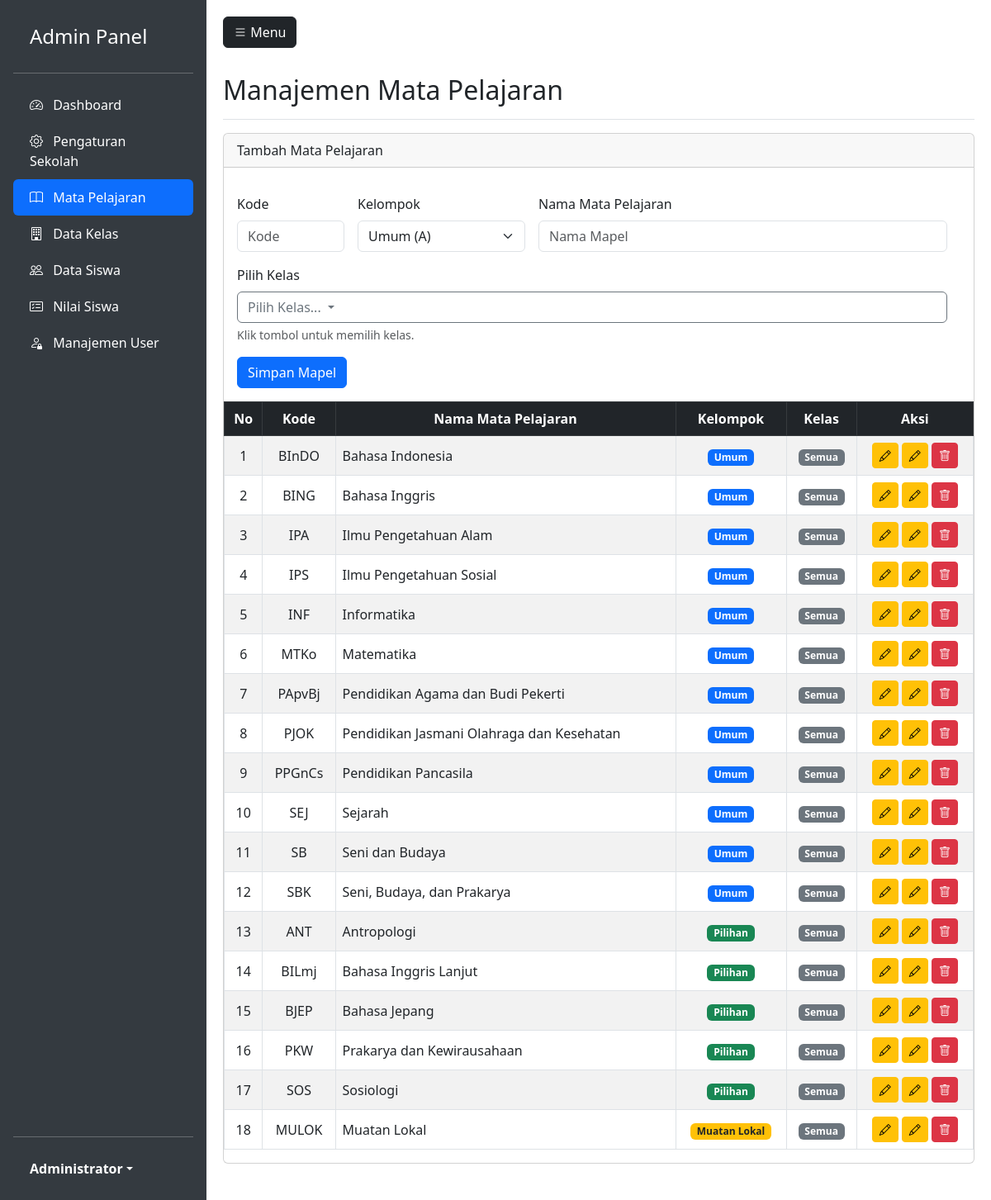
The app's page /admin/subjects.php (signed in) with its own data.
### tables this page shows
CREATE TABLE `subjects` (
  `id` int(11) NOT NULL,
  `code` varchar(20) DEFAULT NULL,
  `name` varchar(100) NOT NULL,
  `type` enum('General','Elective','Local') NOT NULL DEFAULT 'General',
  `class_name` text DEFAULT NULL
);

### admin/subjects.php (the view, shortened to what this page needs)
<?php
require_once 'header.php';
$subjects = $pdo->query("SELECT * FROM subjects ORDER BY type, name")->fetchAll();
$editSubject = null;
?>
<div class="d-flex justify-content-between flex-wrap flex-md-nowrap align-items-center pt-3 pb-2 mb-3 border-bottom">
    <h1 class="h2">Manajemen Mata Pelajaran</h1>
</div>
<div class="card mb-4">
    <div class="card-header"><?= $editSubject ? 'Edit' : 'Tambah' ?> Mata Pelajaran</div>
    <div class="card-body">
        <form method="POST" action="subjects.php">
            <div class="row g-3">
            <div class="row g-3">
                <div class="col-4 col-md-2">
                    <label class="form-label">Kode</label>
                    <input type="text" name="code" class="form-control" placeholder="Kode" value="<?= $editSubject['code'] ?? '' ?>" required>
                </div>
                <div class="col-8 col-md-3">
                    <label class="form-label">Kelompok</label>
                    <select name="type" class="form-select" required>
                        <option value="General" <?= ($editSubject['type'] ?? '') == 'General' ? 'selected' : '' ?>>Umum (A)</option>
                    </select>
                </div>
                <div class="col-12 col-md-7">
                    <label class="form-label">Nama Mata Pelajaran</label>
                    <input type="text" name="name" class="form-control" placeholder="Nama Mapel" value="<?= $editSubject['name'] ?? '' ?>" required>
                </div>
                <div class="col-12">
                    <label class="form-label">Pilih Kelas</label>
                    <div class="dropdown">
                        <button class="btn btn-outline-secondary w-100 text-start dropdown-toggle" type="button" id="dropdownClasses" data-bs-toggle="dropdown" aria-expanded="false">
                            Pilih Kelas...
                        </button>
                    </div>
                    <div class="form-text text-muted">Klik tombol untuk memilih kelas.</div>
                </div>
                <div class="col-12">
                    <button type="submit" class="btn btn-primary"><?= $editSubject ? 'Update Mapel' : 'Simpan Mapel' ?></button>
                </div>
            </div>
        </form>
    </div>
</div>
<div class="table-responsive">
    <table class="table table-striped table-bordered text-center align-middle">
        <thead class="table-dark">
            <tr>
                <th>No</th>
                <th>Kode</th>
                <th>Nama Mata Pelajaran</th>
                <th>Kelompok</th>
                <th>Kelas</th>
                <th>Aksi</th>
            </tr>
        </thead>
        <tbody>
            <?php foreach ($subjects as $index => $subject): ?>
            <tr>
                <td><?= $index + 1 ?></td>
                <td><?= htmlspecialchars($subject['code']) ?></td>
                <td class="text-start"><?= htmlspecialchars($subject['name']) ?></td>
                <td>
                    <?php
                    if($subject['type'] == 'General') echo '<span class="badge bg-primary">Umum</span>';
                    elseif($subject['type'] == 'Elective') echo '<span class="badge bg-success">Pilihan</span>';
                    else echo '<span class="badge bg-warning text-dark">Muatan Lokal</span>';
                    ?>
                </td>
                <td class="text-center">
                    <?php
                    $classList = explode(',', $subject['class_name'] ?? 'Semua');
                    if(in_array('Semua', $classList)): ?>
                        <span class="badge bg-secondary">Semua</span>
                    <?php else:
                        foreach($classList as $c): ?>
                            <span class="badge bg-info text-dark mb-1"><?= htmlspecialchars($c) ?></span>
                        <?php endforeach;
                    endif; ?>
                </td>
                <td>
                    <a href="subjects.php?edit=<?= $subject['id'] ?>" class="btn btn-sm btn-warning"><i class="bi bi-pencil"></i></a>
                    <a href="subjects.php?edit=<?= $subject['id'] ?>" class="btn btn-sm btn-warning"><i class="bi bi-pencil"></i></a>
                    <form method="POST" class="d-inline" onsubmit="return confirm('Hapus mapel ini?')">
                        <button type="submit" class="btn btn-sm btn-danger"><i class="bi bi-trash"></i></button>
                    </form>
                </td>
            </tr>
            <?php endforeach; ?>
        </tbody>
    </table>
</div>
<?php require_once 'footer.php'; ?>

### admin/header.php (style rules this page uses)
body { min-height: 100vh; overflow-x: hidden; }

### records on screen
subjects: code "BInDO", name "Bahasa Indonesia", type "Umum", class_name "Semua"
subjects: code "BING", name "Bahasa Inggris", type "Umum", class_name "Semua"
subjects: code "IPA", name "Ilmu Pengetahuan Alam", type "Umum", class_name "Semua"
subjects: code "IPS", name "Ilmu Pengetahuan Sosial", type "Umum", class_name "Semua"
subjects: code "INF", name "Informatika", type "Umum", class_name "Semua"
subjects: code "MTKo", name "Matematika", type "Umum", class_name "Semua"
subjects: code "PApvBj", name "Pendidikan Agama dan Budi Pekerti", type "Umum", class_name "Semua"
subjects: code "PJOK", name "Pendidikan Jasmani Olahraga dan Kesehatan", type "Umum", class_name "Semua"
subjects: code "PPGnCs", name "Pendidikan Pancasila", type "Umum", class_name "Semua"
subjects: code "SEJ", name "Sejarah", type "Umum", class_name "Semua"
subjects: code "SB", name "Seni dan Budaya", type "Umum", class_name "Semua"
subjects: code "SBK", name "Seni, Budaya, dan Prakarya", type "Umum", class_name "Semua"
subjects: code "ANT", name "Antropologi", type "Pilihan", class_name "Semua"
subjects: code "BILmj", name "Bahasa Inggris Lanjut", type "Pilihan", class_name "Semua"
subjects: code "BJEP", name "Bahasa Jepang", type "Pilihan", class_name "Semua"
subjects: code "PKW", name "Prakarya dan Kewirausahaan", type "Pilihan", class_name "Semua"
subjects: code "SOS", name "Sosiologi", type "Pilihan", class_name "Semua"
subjects: code "MULOK", name "Muatan Lokal", type "Muatan Lokal", class_name "Semua"

### other values on screen
$_SESSION['user_name'] "Administrator"
